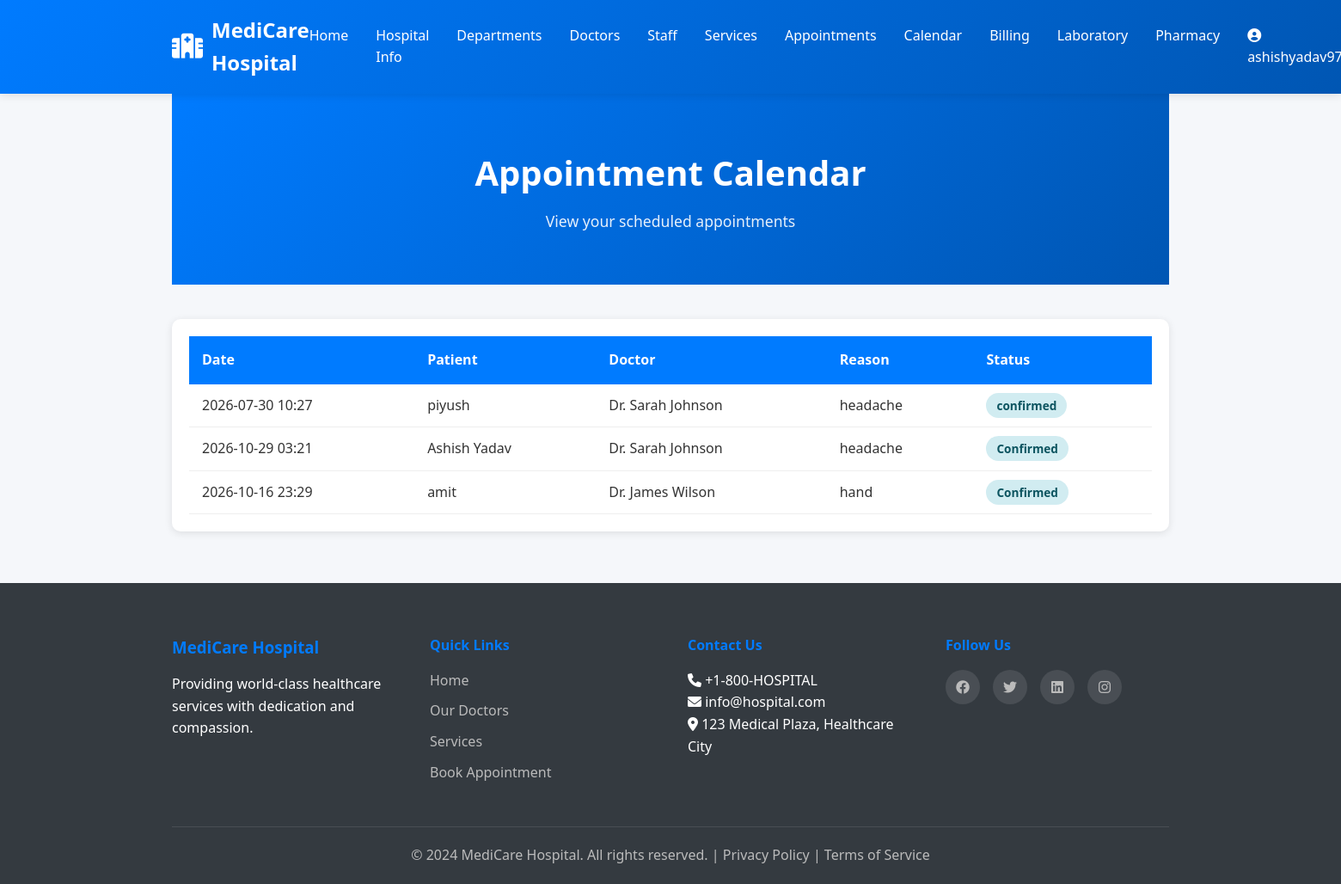
Page /calendar (signed in) on the committed database.
### hospital/hospital_management_system/app.py (models this page shows)
class Appointment(db.Model):
    id = db.Column(db.Integer, primary_key=True)
    user_id = db.Column(db.Integer, db.ForeignKey('user.id'))
    patient_name = db.Column(db.String(100), nullable=False)
    patient_email = db.Column(db.String(100), nullable=False)
    patient_phone = db.Column(db.String(20), nullable=False)
    doctor_id = db.Column(db.Integer, db.ForeignKey('doctor.id'), nullable=False)
    appointment_date = db.Column(db.DateTime, nullable=False)
    reason = db.Column(db.Text)
    status = db.Column(db.String(20), default='Pending')
    token_number = db.Column(db.Integer)
    queue_date = db.Column(db.Date)
    queue_status = db.Column(db.String(30), default='Waiting')
    called_at = db.Column(db.DateTime)
    consultation_started_at = db.Column(db.DateTime)
    queue_completed_at = db.Column(db.DateTime)
    created_at = db.Column(db.DateTime, default=datetime.now)
    doctor = db.relationship('Doctor', backref='appointments')

class Doctor(db.Model):
    id = db.Column(db.Integer, primary_key=True)
    name = db.Column(db.String(100), nullable=False)
    specialization = db.Column(db.String(100), nullable=False)
    department_id = db.Column(db.Integer, db.ForeignKey('department.id'))
    experience = db.Column(db.Integer, nullable=False)
    phone = db.Column(db.String(20))
    email = db.Column(db.String(100))
    image = db.Column(db.String(255))
    availability = db.Column(db.String(50), default='Available')
    bio = db.Column(db.Text)
    created_at = db.Column(db.DateTime, default=datetime.now)
    department = db.relationship('Department', foreign_keys=[department_id], backref='doctors')

### hospital/hospital_management_system/app.py (the view)
@app.route('/calendar')
@login_required
def calendar_page():
    appointments = Appointment.query.all() if session.get('user_type') == 'admin' else Appointment.query.filter_by(user_id=session['user_id']).all()
    return render_template('calendar.html', appointments=appointments)

### hospital/hospital_management_system/app.py (called while the page is built)
def login_required(f):
    @wraps(f)
    def decorated_function(*args, **kwargs):
        if 'user_id' not in session:
            flash('Please log in first', 'danger')
            return redirect(url_for('login'))
        return f(*args, **kwargs)
    return decorated_function

### hospital/hospital_management_system/templates/calendar.html (shortened to what this page needs)
{% extends "base.html" %}
{% block content %}
<div class="container">
    <div class="page-header"><h1>Appointment Calendar</h1><p>View your scheduled appointments</p></div>
    <section class="appointments-list-section">
        {% if appointments %}
        <div class="appointments-table-wrapper"><table class="appointments-table"><thead><tr><th>Date</th><th>Patient</th><th>Doctor</th><th>Reason</th><th>Status</th></tr></thead><tbody>
        {% for appointment in appointments %}<tr><td>{{ appointment.appointment_date.strftime('%Y-%m-%d %H:%M') }}</td><td>{{ appointment.patient_name }}</td><td>{{ appointment.doctor.name }}</td><td>{{ appointment.reason or 'N/A' }}</td><td><span class="status status-{{ appointment.status.lower() }}">{{ appointment.status }}</span></td></tr>{% endfor %}
        </tbody></table></div>
        {% else %}<p class="empty-message">No appointments scheduled.</p>{% endif %}
    </section>
</div>
{% endblock %}

### hospital/hospital_management_system/templates/base.html (shortened to what this page needs)
<!DOCTYPE html>
<html lang="en">
<head>
    <link rel="stylesheet" href="{{ url_for('static', filename='css/style.css') }}">
    <link rel="stylesheet" href="https://cdnjs.cloudflare.com/ajax/libs/font-awesome/6.0.0/css/all.min.css">
</head>
<body>
    <nav class="navbar">
        <div class="container">
            <div class="navbar-brand">
                <a href="/" class="logo">
                    <i class="fas fa-hospital"></i> MediCare Hospital
                </a>
            </div>
            <ul class="nav-menu">
                <li><a href="/" class="nav-link">Home</a></li>
                <li><a href="/hospital-info" class="nav-link">Hospital Info</a></li>
                <li><a href="{{ url_for('departments_page') }}" class="nav-link">Departments</a></li>
                <li><a href="/doctors" class="nav-link">Doctors</a></li>
                <li><a href="/staff" class="nav-link">Staff</a></li>
                <li><a href="/services" class="nav-link">Services</a></li>
                <li><a href="/appointments" class="nav-link">Appointments</a></li>
                {% if session.get('user_id') %}<li><a href="{{ url_for('calendar_page') }}" class="nav-link">Calendar</a></li>{% endif %}
                <li><a href="/bills" class="nav-link">Billing</a></li>
                {% if session.get('user_id') %}<li><a href="{{ url_for('laboratory_page') }}" class="nav-link">Laboratory</a></li>{% endif %}
                {% if session.get('user_type') in ['admin', 'pharmacist', 'receptionist'] %}<li><a href="{{ url_for('pharmacy_page') }}" class="nav-link">Pharmacy</a></li>{% endif %}
                {% if session.get('user_id') %}
                    <li class="user-menu-item">
                        <a href="#" class="nav-link user-menu-toggle">
                            <i class="fas fa-user-circle"></i> {{ session.get('username') }}
                        </a>
                    </li>
                {% else %}
                    <li><a href="{{ url_for('login') }}" class="nav-link btn-login">Login</a></li>
                    <li><a href="{{ url_for('register') }}" class="nav-link btn-register">Register</a></li>
                {% endif %}
            </ul>
        </div>
    </nav>
    <main class="main-content">
        {% block content %}{% endblock %}
    </main>
    <footer class="footer">
        <div class="container">
            <div class="footer-content">
                <div class="footer-section">
                    <h3>MediCare Hospital</h3>
                    <p>Providing world-class healthcare services with dedication and compassion.</p>
                </div>
                <div class="footer-section">
                    <h4>Quick Links</h4>
                    <ul>
                        <li><a href="/">Home</a></li>
                        <li><a href="/doctors">Our Doctors</a></li>
                        <li><a href="/services">Services</a></li>
                        <li><a href="/appointments">Book Appointment</a></li>
                    </ul>
                </div>
                <div class="footer-section">
                    <h4>Contact Us</h4>
                    <p><i class="fas fa-phone"></i> +1-800-HOSPITAL</p>
                    <p><i class="fas fa-envelope"></i> info@hospital.com</p>
                    <p><i class="fas fa-map-marker-alt"></i> 123 Medical Plaza, Healthcare City</p>
                </div>
                <div class="footer-section">
                    <h4>Follow Us</h4>
                    <div class="social-links">
                        <a href="#"><i class="fab fa-facebook"></i></a>
                        <a href="#"><i class="fab fa-twitter"></i></a>
                        <a href="#"><i class="fab fa-linkedin"></i></a>
                        <a href="#"><i class="fab fa-instagram"></i></a>
                    </div>
                </div>
            </div>
            <div class="footer-bottom">
                <p>&copy; 2024 MediCare Hospital. All rights reserved. | Privacy Policy | Terms of Service</p>
            </div>
        </div>
    </footer>
</body>
</html>

### hospital/hospital_management_system/static/css/style.css (style rules this page uses)
* { margin: 0; padding: 0; box-sizing: border-box; }
:root { --primary-color: #007bff; --secondary-color: #6c757d; --success-color: #28a745; --danger-color: #dc3545; --warning-color: #ffc107; --info-color: #17a2b8; --dark-color: #343a40; --light-color: #f8f9fa; --white: #ffffff; --shadow: 0 2px 10px rgba(0, 0, 0, 0.1); --shadow-lg: 0 5px 20px rgba(0, 0, 0, 0.15); }
html { scroll-behavior: smooth; }
body { font-family: 'Segoe UI', Tahoma, Geneva, Verdana, sans-serif; color: #333; background-color: #f5f7fa; line-height: 1.6; }
.container { max-width: 1200px; margin: 0 auto; padding: 0 20px; }
.navbar { background: linear-gradient(135deg, var(--primary-color) 0%, #0056b3 100%); color: white; padding: 1rem 0; position: sticky; top: 0; z-index: 1000; box-shadow: var(--shadow); }
.navbar .container { display: flex; justify-content: space-between; align-items: center; }
.navbar-brand { display: flex; align-items: center; }
.logo { font-size: 1.5rem; font-weight: bold; color: white; text-decoration: none; display: flex; align-items: center; gap: 10px; }
.logo i { font-size: 1.8rem; }
.nav-menu { display: flex; list-style: none; gap: 2rem; }
.nav-link { color: white; text-decoration: none; transition: opacity 0.3s; }
.page-header { background: linear-gradient(135deg, var(--primary-color) 0%, #0056b3 100%); color: white; padding: 60px 20px; text-align: center; margin-bottom: 40px; }
.page-header h1 { font-size: 2.5rem; margin-bottom: 10px; }
.page-header p { font-size: 1.1rem; opacity: 0.9; }
.appointments-table-wrapper, .bills-list-wrapper { background: white; padding: 20px; border-radius: 10px; box-shadow: var(--shadow); overflow-x: auto; }
.appointments-table, .bills-table { width: 100%; border-collapse: collapse; }
.appointments-table thead, .bills-table thead { background: var(--primary-color); color: white; }
.appointments-table th, .bills-table th { padding: 15px; text-align: left; font-weight: 600; }
.appointments-table td, .bills-table td { padding: 12px 15px; border-bottom: 1px solid #eee; }
.status { padding: 5px 12px; border-radius: 20px; font-weight: 600; font-size: 0.85rem; }
.status-confirmed { background: #d1ecf1; color: #0c5460; }
.footer { background: var(--dark-color); color: white; padding: 60px 20px 20px; margin-top: 60px; }
.footer-content { display: grid; grid-template-columns: repeat(auto-fit, minmax(250px, 1fr)); gap: 40px; margin-bottom: 40px; }
.footer-section h3, .footer-section h4 { margin-bottom: 15px; color: var(--primary-color); }
.footer-section ul { list-style: none; }
.footer-section ul li { margin-bottom: 10px; }
.footer-section a { color: #bbb; text-decoration: none; transition: color 0.3s; }
.social-links { display: flex; gap: 15px; }
.social-links a { display: inline-flex; align-items: center; justify-content: center; width: 40px; height: 40px; background: rgba(255, 255, 255, 0.1); border-radius: 50%; transition: background 0.3s; }
.footer-bottom { text-align: center; border-top: 1px solid rgba(255, 255, 255, 0.1); padding-top: 20px; color: #bbb; }

### hospital/hospital_management_system/templates/base.html (style rules this page uses)
.user-menu-item { position: relative; }

### rows in the picture
Appointment: appointment_date "2026-07-30 10:27", patient_name "piyush", doctor.name "Dr. Sarah Johnson", reason "headache", status "confirmed"
Appointment: appointment_date "2026-10-29 03:21", patient_name "Ashish Yadav", doctor.name "Dr. Sarah Johnson", reason "headache", status "Confirmed"
Appointment: appointment_date "2026-10-16 23:29", patient_name "amit", doctor.name "Dr. James Wilson", reason "hand", status "Confirmed"
